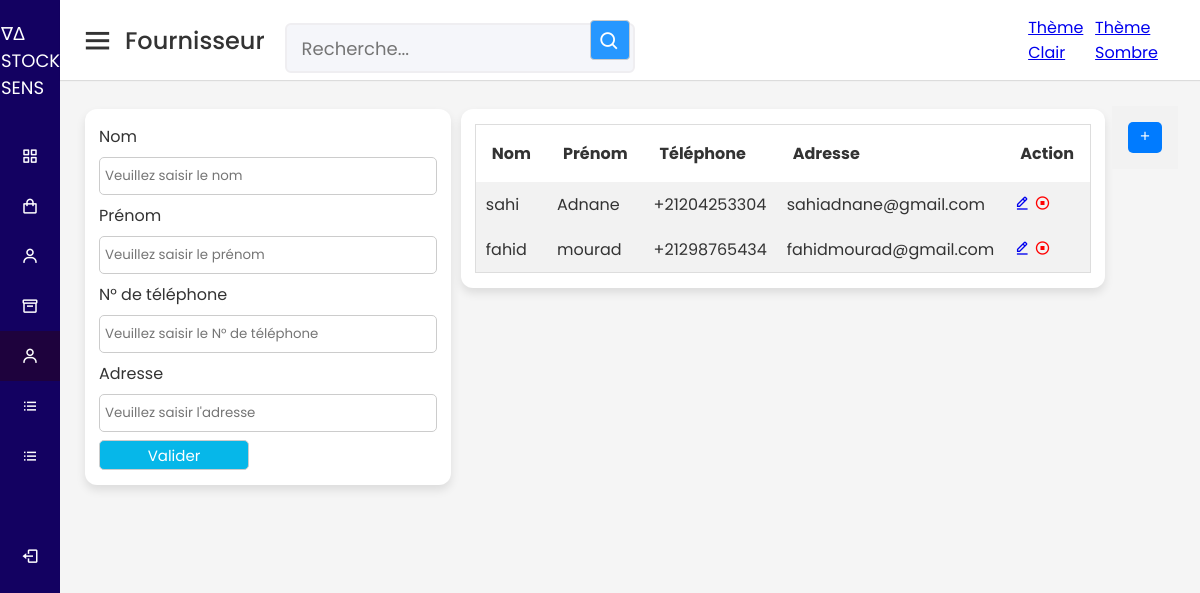
/vue/fournisseur.php, run on the app's committed database.
### tables this page shows
CREATE TABLE `fournisseur` (
  `id` int(11) NOT NULL,
  `nom` varchar(30) NOT NULL,
  `prenom` varchar(30) NOT NULL,
  `telephone` varchar(15) NOT NULL,
  `adresse` varchar(50) NOT NULL
);

### model/function.php (called while the page is built, shortened)
<?php
function getFournisseur($id = null)
{
    if (!empty($id)) {
        $sql = "SELECT * FROM fournisseur WHERE id=?";
        $req = $GLOBALS['connexion']->prepare($sql);
        $req->execute(array($id));
        return $req->fetch();
    } else {
        $sql = "SELECT * FROM fournisseur";
        $req = $GLOBALS['connexion']->prepare($sql);
        $req->execute();
        return $req->fetchAll();
    }
}

### vue/fournisseur.php (the view, shortened to what this page needs)
<?php
include 'entete.php';
?>
<div class="home-content">
    <div class="overview-boxes">
        <div class="box">
            <form action=" <?= !empty($_GET['id']) ?  "../model/modifFournisseur.php" : "../model/ajoutFournisseur.php" ?>" method="post">
                <label for="nom">Nom</label>
                <input value="<?= !empty($_GET['id']) ?  $fournisseur['nom'] : "" ?>" type="text" name="nom" id="nom" placeholder="Veuillez saisir le nom">
                <label for="prenom">Prénom</label>
                <input value="<?= !empty($_GET['id']) ?  $fournisseur['prenom'] : "" ?>" type="text" name="prenom" id="prenom" placeholder="Veuillez saisir le prénom">
                <label for="telephone">N° de téléphone</label>
                <input value="<?= !empty($_GET['id']) ?  $fournisseur['telephone'] : "" ?>" type="text" name="telephone" id="telephone" placeholder="Veuillez saisir le N° de téléphone">
                <label for="adresse">Adresse</label>
                <input value="<?= !empty($_GET['id']) ?  $fournisseur['adresse'] : "" ?>" type="text" name="adresse" id="adresse" placeholder="Veuillez saisir l'adresse">
                <button type="submit">Valider</button>
            </form>
        </div>
        <div class="box">
            <table class="mtable">
                <tr>
                    <th>Nom</th>
                    <th>Prénom</th>
                    <th>Téléphone</th>
                    <th>Adresse</th>
                    <th>Action</th>
                </tr>
                <?php
                $fournisseurs = getFournisseur();
                if (!empty($fournisseurs) && is_array($fournisseurs)) {
                    foreach ($fournisseurs as $key => $value) {
                ?>
                        <tr>
                            <td><?= $value['nom'] ?></td>
                            <td><?= $value['prenom'] ?></td>
                            <td><?= $value['telephone'] ?></td>
                            <td><?= $value['adresse'] ?></td>
                            <td><a href="?id=<?= $value['id'] ?>"><i class='bx bx-edit-alt'></i></a>
                            <a onclick="annuleFournisseur(<?= $value['id'] ?>)" style="color: red;"><i class='bx bx-stop-circle'></i></a>
                            </td>
                        </tr>
                <?php
                    }
                }
                ?>
            </table>
        </div>
        <div>
      <table> <tr><td><a href="../model/ajoutFournisseur.php" class="add-client-link small" onclick="clearValidationMessages()"><i class='bx bx-plus'></i> </a></td></tr>
</table></div>
    </div>
</div>
<?php
include 'pied.php';
?>

### public/css/style.css (style rules this page uses)
* { margin: 0; padding: 0; box-sizing: border-box; font-family: "Poppins", sans-serif; }
.home-section .home-content { position: relative; padding-top: 104px; }
.home-content .overview-boxes { display: flex; align-items: flex-start; justify-content: space-between; flex-wrap: nowrap; padding: 0 20px; margin-bottom: 26px; }
.overview-boxes .box { display: flex; align-items: center; justify-content: center; background: #fff; padding: 15px 14px; border-radius: 12px; box-shadow: 0 5px 10px rgba(0, 0, 0, 0.1); margin: 5px; }
input, textarea, select { margin-bottom: 10px; box-sizing: border-box; width: 100%; margin: 8px 0; padding: 8px 5px; border-radius: 5px; border: 1px solid #ccc; }
button { background-color: rgb(6, 183, 233); color: white; width: 150px; height: 30px; border: 1px solid #ccc; font-size: 15px; border-radius: 5px; }
label { display: block; }
form { width: 100%; }
table.mtable { width: 100%; border-collapse: collapse; width: 100%; border: 1px solid #ddd; }
th, td { text-align: left; padding: 16px; }
table.mtable tr:nth-child(even) { background: #f2f2f2; }
table.mtable td { padding: 10px; }

### vue/entete.php (style rules this page uses)
.home-section .home-content { position: relative; padding-top: 104px; }
.home-content .overview-boxes { display: flex; align-items: flex-start; justify-content: space-between; flex-wrap: nowrap; padding: 0 20px; margin-bottom: 26px; }
.overview-boxes .box { display: flex; align-items: center; justify-content: center; background: #fff; padding: 15px 14px; border-radius: 12px; box-shadow: 0 5px 10px rgba(0, 0, 0, 0.1); margin: 5px; }
input, textarea, select { margin-bottom: 10px; box-sizing: border-box; width: 100%; margin: 8px 0; padding: 8px 5px; border-radius: 5px; border: 1px solid #ccc; }
button { background-color: rgb(6, 183, 233); color: white; width: 150px; height: 30px; border: 1px solid #ccc; font-size: 15px; border-radius: 5px; }
label { display: block; }
form { width: 100%; }
table.mtable { width: 100%; border-collapse: collapse; width: 100%; border: 1px solid #ddd; }
td { text-align: left; padding: 16px; background: #f2f2f2; color:#333 }
th { text-align: left; padding: 16px; }
table.mtable tr:nth-child(even) { background: #f2f2f2; }
table.mtable td { padding: 10px; }
.theme-light { background-color: #fff; color: #333; }

### vue/fournisseur.php (style rules this page uses)
.add-client-link { display: inline-block; padding: 10px 20px; background-color: #007bff; color: #fff; text-decoration: none; border-radius: 5px; }
.small { font-size: 14px; padding: 5px 10px; }

### data on the page
fournisseur: nom "sahi", prenom "Adnane", telephone "+21204253304", adresse "sahiadnane@gmail.com"
fournisseur: nom "fahid", prenom "mourad", telephone "+21298765434", adresse "fahidmourad@gmail.com"

### other printed values
str_replace(".php", "", basename($_SERVER['PHP_SELF'])) "Fournisseur"
